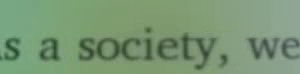
#> input picture frame 16 of legacy_poc_files/roi_capture.mp4, 300 x 74 px
$ python stitching_ocr.py
#> lines starting #> are read from the running program, lines starting #| are printed output that depends on the picture; after the words box and inside, x2 and y2 are one past the last pixel; in counts of white or black regions, pixels touching at a corner belong together
# Source - https://stackoverflow.com/a/45639406
# Posted by Elouarn Laine, modified by community. See post 'Timeline' for change history
# Retrieved 2026-03-01, License - CC BY-SA 3.0

import numpy as np
import cv2
import pytesseract

# [10 lines left out: function genTemplate, not called in this run]

def mat2Edges(img): # applies a Canny filter to get the edges
    edged = cv2.Canny(img, 100, 200)
    return(edged)

# [70 lines left out: functions addBlackMargins, calcFinalImgSize, matchImages, stitchImages, not called in this run]

if __name__ == '__main__':

    images = []

    # [12 lines of commented-out code are left out]


    cap = cv2.VideoCapture('roi_capture.mp4')
    frame_skip = 1
    count = 0
    while True:
        ret, frame = cap.read()
#> frame is the input picture: shape (74, 300, 3); mean B, G, R 115.9, 151, 121.3
        if not ret:
            break

        if count % frame_skip == 0:


            # Recommendation for MVB: Books often have shadows from the binding.
            # Before thresholding, apply a Dilation/Erosion or a Median Blur to remove noise.
            # Also, Pytesseract works significantly better if the text is perfectly horizontal.
            # Since your stitching might result in a slight "wave," you might want to look into
            # deskewing libraries later.
            # consult a comouter vision expert to improve this bit for you if u needed more accuracy


            # essential filtering ... would yield better results if w/ flashlight
            frame = cv2.cvtColor(frame, cv2.COLOR_BGR2GRAY)
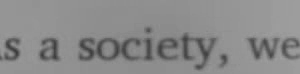
#> frame: shape (74, 300); min 59, max 160, mean 138
            img = cv2.adaptiveThreshold(frame, 255, cv2.ADAPTIVE_THRESH_GAUSSIAN_C, cv2.THRESH_BINARY, 27, 3)
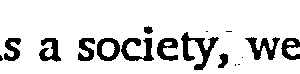
#> img: shape (74, 300); 86.6% white; 17 black regions (6 under 20 px), largest, box (x1, y1, x2, y2) and area: (181, 32, 219, 70) 500, (121, 38, 154, 61) 384, (245, 37, 280, 60) 354
            img = cv2.cvtColor(img, cv2.COLOR_GRAY2BGR)  # Convert to 3-channel image
            images.append(img)

        count += 1

    H_templ_ratio = 0.65 # H_templ_ratio: horizontal ratio of the input that we will keep to create a template
    templates_loc = [] # templates location

    matchImages(images, templates_loc)

    result = stitchImages(images, templates_loc)
    text = pytesseract.image_to_string(result)
    print(text)
    cv2.imshow("result", result)
    cv2.imwrite("stitched_result.png", result)
    while True:
        if cv2.waitKey(1) & 0xFF == ord('q'):
            break

$ run again, starting later in the video
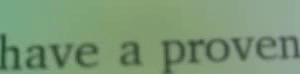
#> input picture frame 75 of legacy_poc_files/roi_capture.mp4, 300 x 74 px
#> frame is the input picture: shape (74, 300, 3); mean B, G, R 117.9, 151.1, 123.4
#> `frame = cv2.cvtColor(frame, cv2.COLOR_BGR2GRAY)`:
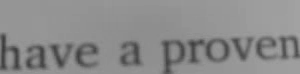
#> frame: shape (74, 300); min 58, max 166, mean 138.9
#> `img = cv2.adaptiveThreshold(frame, 255, cv2.ADAPTIVE_THRESH_GAUSSIAN_C..`:
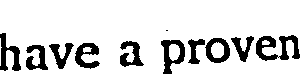
#> img: shape (74, 300); 84.7% white; 11 black regions (1 under 20 px), largest, box (x1, y1, x2, y2) and area: (256, 35, 300, 61) 577, (161, 40, 185, 74) 397, (0, 33, 21, 71) 377

$ run again, starting later in the video
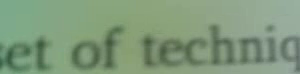
#> input picture frame 134 of legacy_poc_files/roi_capture.mp4, 300 x 74 px
#> frame is the input picture: shape (74, 300, 3); mean B, G, R 123.2, 153.6, 128.1
#> `frame = cv2.cvtColor(frame, cv2.COLOR_BGR2GRAY)`:
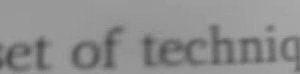
#> frame: shape (74, 300); min 75, max 167, mean 142.4
#> `img = cv2.adaptiveThreshold(frame, 255, cv2.ADAPTIVE_THRESH_GAUSSIAN_C..`:
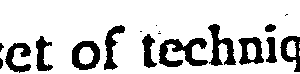
#> img: shape (74, 300); 81.1% white; 18 black regions (5 under 20 px), largest, box (x1, y1, x2, y2) and area: (159, 38, 208, 67) 739, (208, 24, 236, 66) 538, (72, 41, 100, 70) 472
